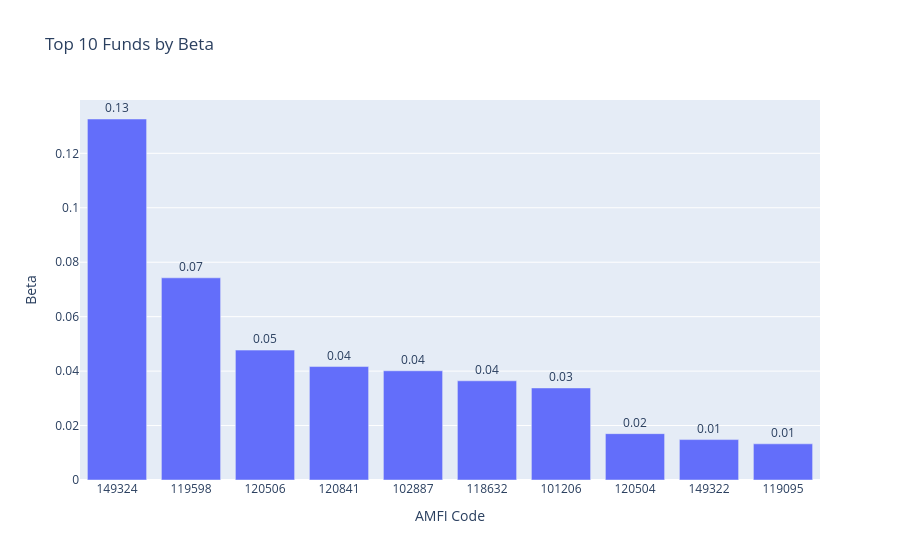

Source (notebook cell):
### Code cell
top10 = top_beta.head(10).copy()

top10["amfi_code"] = top10["amfi_code"].astype(str)

fig = px.bar(
    top10,
    x="amfi_code",
    y="beta",
    text="beta",
    title="Top 10 Funds by Beta"
)

fig.update_traces(
    texttemplate="%{text:.2f}",
    textposition="outside"
)

fig.update_layout(
    xaxis_title="AMFI Code",
    yaxis_title="Beta"
)

fig.show()

### Figure 1 — Plotly figure (JSON) as saved in the notebook; plotly's stock layout.template omitted (floating-point values rounded to 4 significant figures)
{"data": [{"hovertemplate": "amfi_code=%{x}<br>beta=%{text}<extra></extra>", "legendgroup": "", "marker": {"color": "#636efa", "pattern": {"shape": ""}}, "name": "", "orientation": "v", "showlegend": false, "text": [0.1326, 0.07427, 0.04771, 0.04168, 0.04012, 0.03643, 0.03381, 0.01703, 0.01485, 0.01329], "textposition": "outside", "texttemplate": "%{text:.2f}", "type": "bar", "x": ["149324", "119598", "120506", "120841", "102887", "118632", "101206", "120504", "149322", "119095"], "xaxis": "x", "y": [0.1326, 0.07427, 0.04771, 0.04168, 0.04012, 0.03643, 0.03381, 0.01703, 0.01485, 0.01329], "yaxis": "y"}], "layout": {"barmode": "relative", "legend": {"tracegroupgap": 0}, "title": {"text": "Top 10 Funds by Beta"}, "xaxis": {"anchor": "y", "domain": [0, 1], "title": {"text": "AMFI Code"}}, "yaxis": {"anchor": "x", "domain": [0, 1], "title": {"text": "Beta"}}}}
